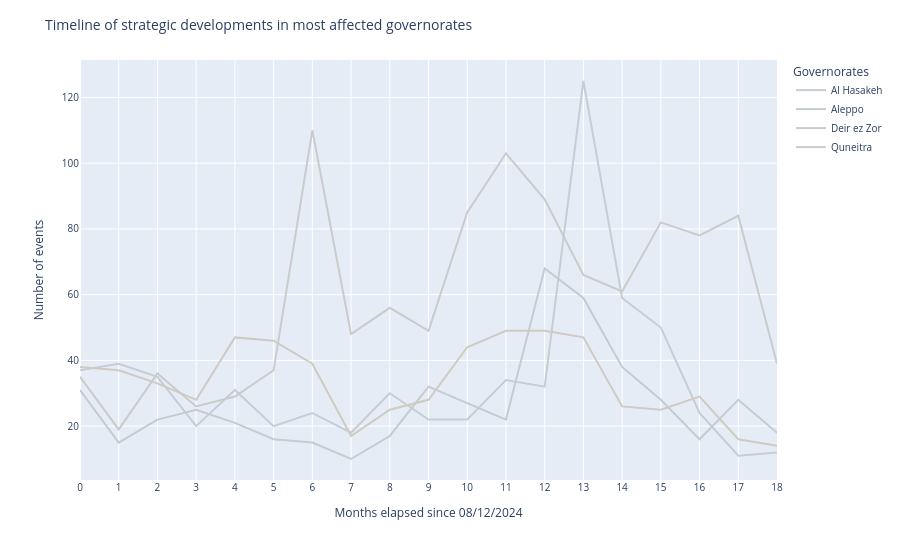

This figure's notebook cell:
### Code cell
line_sd_selected_admin = px.line(
    df_sd_selected, 
    x="interval", 
    y="size", 
    color='admin1',
    color_discrete_map=color_map_grey(list(df_sd_selected['admin1'].unique())),
    labels={'size':'Number of events', "interval": "Months elapsed since 08/12/2024"}
)

line_sd_selected_admin.update_layout(
    title = 'Timeline of strategic developments in most affected governorates',
    legend_title_text = "Governorates",
    title_font_size = 14,
    font_size=10    
)

line_sd_selected_admin.update_xaxes(dtick=1)

### Figure 1 — Plotly figure (JSON) as saved in the notebook; plotly's stock layout.template omitted (floating-point values rounded to 4 significant figures)
{"data": [{"hovertemplate": "admin1=Al Hasakeh<br>Months elapsed since 08/12/2024=%{x}<br>Number of events=%{y}<extra></extra>", "legendgroup": "Al Hasakeh", "line": {"color": "#C5CDD5", "dash": "solid"}, "marker": {"symbol": "circle"}, "mode": "lines", "name": "Al Hasakeh", "orientation": "v", "showlegend": true, "type": "scatter", "x": [0, 1, 2, 3, 4, 5, 6, 7, 8, 9, 10, 11, 12, 13, 14, 15, 16, 17, 18], "xaxis": "x", "y": [37, 39, 35, 20, 31, 20, 24, 18, 30, 22, 22, 34, 32, 125, 59, 50, 24, 11, 12], "yaxis": "y"}, {"hovertemplate": "admin1=Aleppo<br>Months elapsed since 08/12/2024=%{x}<br>Number of events=%{y}<extra></extra>", "legendgroup": "Aleppo", "line": {"color": "#C4CCD0", "dash": "solid"}, "marker": {"symbol": "circle"}, "mode": "lines", "name": "Aleppo", "orientation": "v", "showlegend": true, "type": "scatter", "x": [0, 1, 2, 3, 4, 5, 6, 7, 8, 9, 10, 11, 12, 13, 14, 15, 16, 17, 18], "xaxis": "x", "y": [31, 15, 22, 25, 21, 16, 15, 10, 17, 32, 27, 22, 68, 59, 38, 28, 16, 28, 18], "yaxis": "y"}, {"hovertemplate": "admin1=Deir ez Zor<br>Months elapsed since 08/12/2024=%{x}<br>Number of events=%{y}<extra></extra>", "legendgroup": "Deir ez Zor", "line": {"color": "#D0CBC2", "dash": "solid"}, "marker": {"symbol": "circle"}, "mode": "lines", "name": "Deir ez Zor", "orientation": "v", "showlegend": true, "type": "scatter", "x": [0, 1, 2, 3, 4, 5, 6, 7, 8, 9, 10, 11, 12, 13, 14, 15, 16, 17, 18], "xaxis": "x", "y": [38, 37, 33, 28, 47, 46, 39, 17, 25, 28, 44, 49, 49, 47, 26, 25, 29, 16, 14], "yaxis": "y"}, {"hovertemplate": "admin1=Quneitra<br>Months elapsed since 08/12/2024=%{x}<br>Number of events=%{y}<extra></extra>", "legendgroup": "Quneitra", "line": {"color": "#CBCBCB", "dash": "solid"}, "marker": {"symbol": "circle"}, "mode": "lines", "name": "Quneitra", "orientation": "v", "showlegend": true, "type": "scatter", "x": [0, 1, 2, 3, 4, 5, 6, 7, 8, 9, 10, 11, 12, 13, 14, 15, 16, 17, 18], "xaxis": "x", "y": [35, 19, 36, 26, 29, 37, 110, 48, 56, 49, 85, 103, 89, 66, 61, 82, 78, 84, 39], "yaxis": "y"}], "layout": {"font": {"size": 10}, "legend": {"title": {"text": "Governorates"}, "tracegroupgap": 0}, "margin": {"t": 60}, "title": {"font": {"size": 14}, "text": "Timeline of strategic developments in most affected governorates"}, "xaxis": {"anchor": "y", "domain": [0, 1], "dtick": 1, "title": {"text": "Months elapsed since 08/12/2024"}}, "yaxis": {"anchor": "x", "domain": [0, 1], "title": {"text": "Number of events"}}}}
